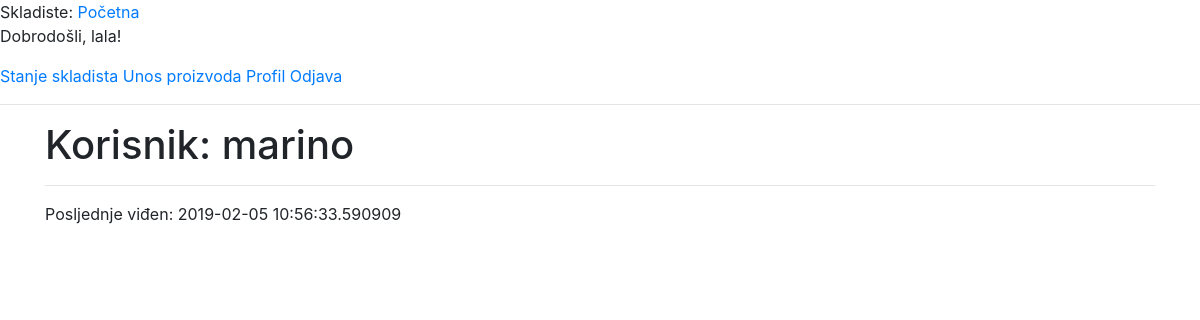
The page /user/marino (signed in) on the database its author committed.
### app/models.py (models this page shows, shortened)
class User(UserMixin, db.Model):
	id = db.Column(db.Integer, primary_key=True)
	username = db.Column(db.String(64), index=True, unique=True)
	email = db.Column(db.String(120), index=True, unique=True)
	password_hash = db.Column(db.String(128))
	last_seen = db.Column(db.DateTime, default=datetime.utcnow)

### app/routes.py (the view)
@app.route('/user/<username>')
@login_required
def user(username):
	user = User.query.filter_by(username=username).first_or_404()
	return render_template('user.html', user=user)

### app/models.py (called while the page is built)
@login.user_loader
def load_user(id):
	return User.query.get(int(id))

### app/routes.py (called while the page is built)
@app.before_request
def before_request():
	if current_user.is_authenticated:
		current_user.last_seen = datetime.utcnow()
		db.session.commit()

### app/templates/user.html
{% extends "base.html" %}
{% block content %}
    <h1>Korisnik: {{ user.username }}</h1>
    <hr>
    {% if user.last_seen %}<p>Posljednje viđen: {{ user.last_seen }}</p>{% endif %}
{% endblock %}

### app/templates/base.html (shortened to what this page needs)
<html>
    <head>
        <link rel="stylesheet" href="https://stackpath.bootstrapcdn.com/bootstrap/4.2.1/css/bootstrap.min.css">
    </head>
    <body>
        <div>Skladiste:
        	<a href="{{ url_for('index') }}">Početna</a>
        	{% if current_user.is_anonymous %}
        	<a href="{{ url_for('login') }}">Prijava</a>
        	{% else %}
        	<p>Dobrodošli, {{ current_user.username }}!</p>
        	<a href="{{ url_for('stanje_skladista') }}">Stanje skladista</a>
        	<a href="{{ url_for('unos_proizvoda') }}">Unos proizvoda</a>
        	<a href="{{ url_for('user', username=current_user.username) }}">Profil</a>
        	<a href="{{ url_for('logout') }}">Odjava</a>
        	{% endif %}
        </div>
        <hr>
        <div class="container">
	        {% block content %}
	        {% endblock %}
        </div>
    </body>
</html>

### rows shown on the page
User: username "lala"
User: username "marino", last_seen "2019-02-05 10:56:33.590909"
